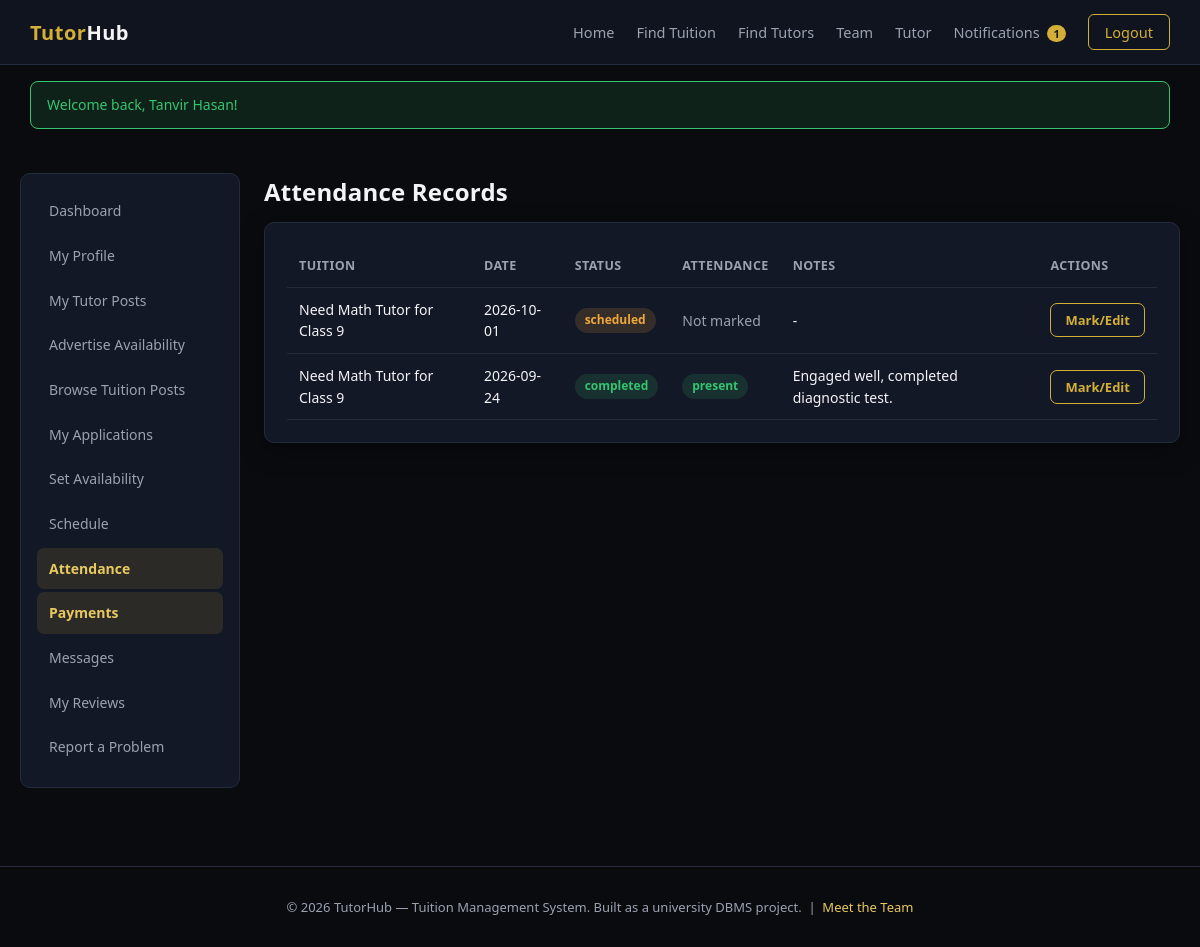
/attendance/tutor_view.php (signed in), run on the app's committed database.
### tables this page shows
CREATE TABLE tuition_schedule (
    schedule_id INT AUTO_INCREMENT PRIMARY KEY,
    application_id INT NOT NULL,
    tuition_post_id INT NOT NULL,
    student_user_id INT NOT NULL,
    tutor_user_id INT NOT NULL,
    class_date DATE NOT NULL,
    start_time TIME NOT NULL,
    end_time TIME NOT NULL,
    topic VARCHAR(160),
    status ENUM('scheduled','completed','cancelled') NOT NULL DEFAULT 'scheduled',
    created_at TIMESTAMP DEFAULT CURRENT_TIMESTAMP,
    CONSTRAINT fk_sched_app FOREIGN KEY (application_id) REFERENCES applications(application_id) ON DELETE CASCADE,
    CONSTRAINT fk_sched_post FOREIGN KEY (tuition_post_id) REFERENCES tuition_posts(tuition_post_id) ON DELETE CASCADE,
    CONSTRAINT fk_sched_student FOREIGN KEY (student_user_id) REFERENCES users(user_id) ON DELETE CASCADE,
    CONSTRAINT fk_sched_tutor FOREIGN KEY (tutor_user_id) REFERENCES users(user_id) ON DELETE CASCADE,
    INDEX idx_sched_date (class_date),
    INDEX idx_sched_status (status)
);

CREATE TABLE tuition_posts (
    tuition_post_id INT AUTO_INCREMENT PRIMARY KEY,
    student_profile_id INT NOT NULL,
    subject_id INT NOT NULL,
    title VARCHAR(160) NOT NULL,
    class_level VARCHAR(60),
    location VARCHAR(150),
    budget_min DECIMAL(10,2) DEFAULT 0,
    budget_max DECIMAL(10,2) DEFAULT 0,
    preferred_days VARCHAR(100),
    preferred_time VARCHAR(60),
    mode ENUM('online','offline','both') DEFAULT 'offline',
    gender_preference ENUM('any','male','female') DEFAULT 'any',
    description TEXT,
    status ENUM('open','in_progress','completed','closed') NOT NULL DEFAULT 'open',
    created_at TIMESTAMP DEFAULT CURRENT_TIMESTAMP,
    updated_at TIMESTAMP DEFAULT CURRENT_TIMESTAMP ON UPDATE CURRENT_TIMESTAMP,
    CONSTRAINT fk_tup_student FOREIGN KEY (student_profile_id) REFERENCES student_profiles(student_profile_id) ON DELETE CASCADE,
    CONSTRAINT fk_tup_subject FOREIGN KEY (subject_id) REFERENCES subjects(subject_id) ON DELETE RESTRICT,
    INDEX idx_tup_status (status),
    INDEX idx_tup_location (location),
    INDEX idx_tup_budget (budget_min, budget_max),
    INDEX idx_tup_mode (mode)
);

CREATE TABLE attendance (
    attendance_id INT AUTO_INCREMENT PRIMARY KEY,
    schedule_id INT NOT NULL,
    status ENUM('present','absent','late') NOT NULL,
    notes VARCHAR(255),
    marked_by INT NOT NULL,
    created_at TIMESTAMP DEFAULT CURRENT_TIMESTAMP,
    CONSTRAINT fk_att_schedule FOREIGN KEY (schedule_id) REFERENCES tuition_schedule(schedule_id) ON DELETE CASCADE,
    CONSTRAINT fk_att_marker FOREIGN KEY (marked_by) REFERENCES users(user_id) ON DELETE CASCADE,
    UNIQUE KEY uq_attendance_schedule (schedule_id)
);

### includes/functions.php (called while the page is built, shortened)
<?php
function e(string $value): string
{
    return htmlspecialchars($value, ENT_QUOTES, 'UTF-8');
}

### attendance/tutor_view.php (the view, shortened to what this page needs)
<?php
$db = getDB();
$user = currentUser();
$records = $db->prepare(
    "SELECT ts.*, tp.title, at.status AS attendance_status, at.notes
     FROM tuition_schedule ts
     JOIN tuition_posts tp ON tp.tuition_post_id = ts.tuition_post_id
     LEFT JOIN attendance at ON at.schedule_id = ts.schedule_id
     WHERE ts.tutor_user_id = ? ORDER BY ts.class_date DESC"
);
$records->execute([$user['user_id']]);
$records = $records->fetchAll();
include __DIR__ . '/../includes/header.php';
?>
<div class="dash-layout">
    <?php include __DIR__ . '/../includes/sidebar_tutor.php'; ?>
    <div>
        <h2>Attendance Records</h2>
        <div class="card">
            <?php if (!$records): ?>
                <p class="empty-state">No classes yet.</p>
            <?php else: ?>
            <table>
                <tr><th>Tuition</th><th>Date</th><th>Status</th><th>Attendance</th><th>Notes</th><th>Actions</th></tr>
                <?php foreach ($records as $r): ?>
                <tr>
                    <td><?= e($r['title']) ?></td>
                    <td><?= e($r['class_date']) ?></td>
                    <td><span class="badge badge-<?= e($r['status']) ?>"><?= e($r['status']) ?></span></td>
                    <td><?= $r['attendance_status'] ? '<span class="badge badge-'.e($r['attendance_status']).'">'.e($r['attendance_status']).'</span>' : '<span class="text-muted">Not marked</span>' ?></td>
                    <td><?= e($r['notes'] ?? '-') ?></td>
                    <td><a href="<?= BASE_URL ?>/attendance/mark.php?schedule_id=<?= (int)$r['schedule_id'] ?>" class="btn btn-outline btn-sm">Mark/Edit</a></td>
                </tr>
                <?php endforeach; ?>
            </table>
            <?php endif; ?>
        </div>
    </div>
</div>
<?php include __DIR__ . '/../includes/footer.php'; ?>

### assets/css/style.css (style rules this page uses)
:root { --bg-black: #0a0b0f; --bg-navy: #10141f; --bg-navy-light: #161c2c; --bg-card: #131826; --border-subtle: #232b3d; --gold: #d4af37; --gold-light: #e8c95f; --text-white: #f4f4f6; --text-muted: #9aa2b1; --danger: #e5484d; --success: #35c46f; --warning: #f0a83c; --radius: 10px; --shadow: 0 8px 24px rgba(0,0,0,0.35); }
* { box-sizing: border-box; }
body { margin: 0; font-family: 'Segoe UI', 'Inter', Roboto, Arial, sans-serif; background: var(--bg-black); color: var(--text-white); line-height: 1.55; }
a { color: var(--gold-light); text-decoration: none; }
h1, h2, h3, h4 { font-weight: 600; letter-spacing: 0.2px; margin: 0 0 12px; }
.btn { display: inline-block; padding: 10px 22px; border-radius: 7px; border: none; font-size: 14.5px; font-weight: 600; cursor: pointer; transition: 0.15s ease; }
.btn-outline { background: transparent; border: 1px solid var(--gold); color: var(--gold); }
.btn-sm { padding: 6px 14px; font-size: 13px; }
.card { background: var(--bg-card); border: 1px solid var(--border-subtle); border-radius: var(--radius); padding: 22px; box-shadow: var(--shadow); }
table { width: 100%; border-collapse: collapse; font-size: 14px; }
th, td { padding: 11px 12px; border-bottom: 1px solid var(--border-subtle); text-align: left; }
th { color: var(--text-muted); font-weight: 600; font-size: 12.5px; text-transform: uppercase; letter-spacing: 0.4px; }
.badge { display: inline-block; padding: 3px 10px; border-radius: 20px; font-size: 12px; font-weight: 600; }
.badge-open, .badge-active, .badge-accepted, .badge-paid, .badge-present, .badge-completed, .badge-resolved { background: rgba(53,196,111,0.15); color: var(--success); }
.badge-pending, .badge-scheduled { background: rgba(240,168,60,0.15); color: var(--warning); }
.dash-layout { display: grid; grid-template-columns: 220px 1fr; gap: 24px; padding: 28px 20px; max-width: 1280px; margin: 0 auto; }
.text-muted { color: var(--text-muted); }

### data on the page
tuition_schedule: tuition_post.title "Need Math Tutor for Class 9", class_date "2026-10-01", status "scheduled", shows "Not marked", notes "-"
tuition_schedule: tuition_post.title "Need Math Tutor for Class 9", class_date "2026-09-24", status "completed", attendance.status "present", attendance.notes "Engaged well, completed diagnostic test."

### other printed values
$c "1"
$f['message'] "Welcome back, Tanvir Hasan!"
